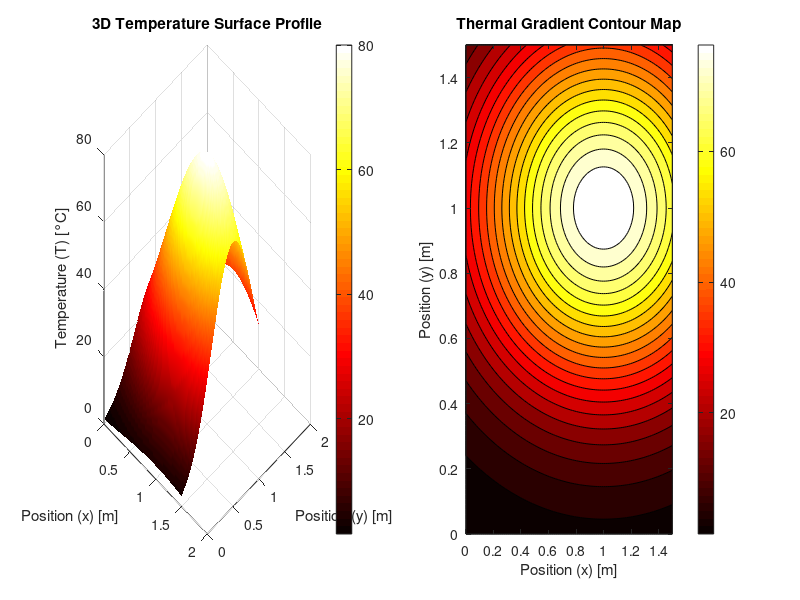

Write the MATLAB code that produced this figure.
% =========================================================================================
% FILE NAME: Q42_TemperatureMapping.m
% AUTHOR: [Amey Thakur](https://github.com/Amey-Thakur)
% COURSE REPO: https://github.com/Amey-Thakur/COMPUTATIONAL-METHODS-AND-MODELING-FOR-ENGINEERING-APPLICATIONS
% RELEASE DATE: September 08, 2023
% LICENSE: Creative Commons Attribution 4.0 International (CC BY 4.0)
%
% DESCRIPTION:
% This script visualizes the steady-state temperature distribution on a square metal 
% plate using 3D surface and contour mapping to identify gradients and point extrema.
%
% PROBLEM STATEMENT (Q42):
% A square metal plate is heated to 80°C at the corner corresponding to x = y = 1. 
% The temperature distribution in the plate is described by:
% T = 80 * e^(- (x-1)^2 ) * e^(- 3 * (y-1)^2 )
% Obtain the surface and contour plots for the temperature. Label each axis. 
% What is the temperature at the corner corresponding to x = y = 0?
%
% Reference: MATLAB for Engineering Applications, William J. Palm, Chapter 5, Q42.
%
% TECHNOLOGY STACK:
% - Programming Language: MATLAB (R2023a+)
% =========================================================================================

% --- Environment Initialization ---
clc;
clear;
close all;

% --- Spatial Grid Generation ---
% Defining the square plate from 0 to 1 along both axes
x_vec = linspace(0, 1.5, 100); % Slightly extended for visual periphery
y_vec = linspace(0, 1.5, 100);
[X, Y] = meshgrid(x_vec, y_vec);

% --- Temperature Functional Computation ---
T = 80 .* exp(-(X - 1).^2) .* exp(-3 .* (Y - 1).^2);

% --- Visualization Engine ---
figure('Color', 'w', 'Name', 'Steady-State Thermal Analysis');

% Subplot 1: 3D Surface Plot
subplot(1, 2, 1);
surf(X, Y, T, 'EdgeColor', 'none');
shading interp;
colormap hot;
colorbar;
grid on;
xlabel('Position (x) [m]'); ylabel('Position (y) [m]'); zlabel('Temperature (T) [°C]');
title('3D Temperature Surface Profile', 'FontWeight', 'bold');
view(45, 30);

% Subplot 2: Contour Map
subplot(1, 2, 2);
contourf(X, Y, T, 20); % 20 contour levels for high resolution
colorbar;
xlabel('Position (x) [m]'); ylabel('Position (y) [m]');
title('Thermal Gradient Contour Map', 'FontWeight', 'bold');

% --- Point Analysis ---
% Temperature at x = 0, y = 0
T_origin = 80 * exp(-(0-1)^2) * exp(-3*(0-1)^2);

% --- Results Visualization ---
fprintf('\n--- Thermal Point Analysis ---\n');
fprintf('Temperature at Corner (0,0): %8.4f °C\n', T_origin);

% Professional Scholarly Footer
fprintf('\nScientific Insight: The distribution reveals a localized heat source at (1,1) with steeper decay along the y-axis due to the coefficient of 3, indicating anisotropic thermal properties or boundary conditions.\n');
